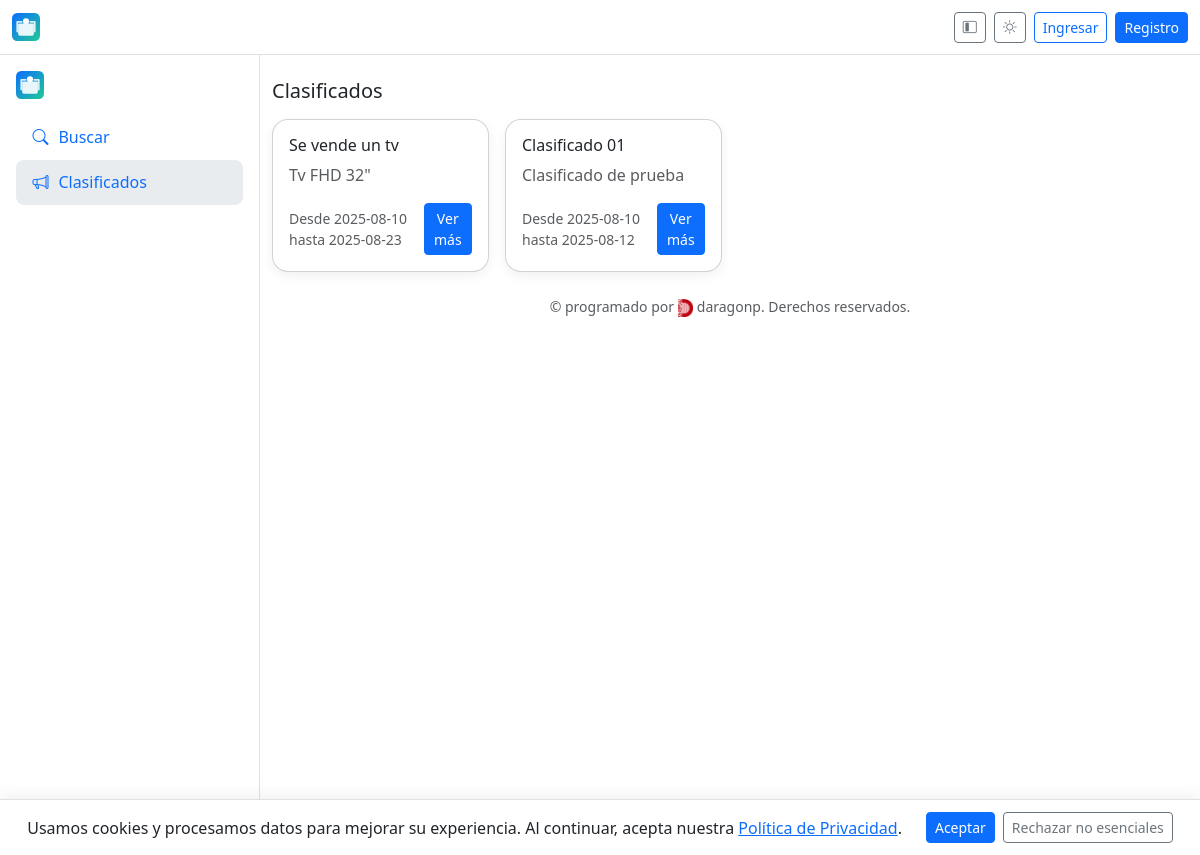
The page /clasificados/ on the database its author committed.
### app/models.py (models this page shows, shortened)
class Classified(db.Model):
    __tablename__ = "classified"
    id = db.Column(db.Integer, primary_key=True)
    title = db.Column(db.String(200), nullable=False)
    description = db.Column(db.Text)
    start_date = db.Column(db.Date)
    end_date = db.Column(db.Date)
    owner_id = db.Column(db.Integer, db.ForeignKey("user.id"), nullable=False)
    status = db.Column(db.String(20), default=ServiceStatus.PENDING.value)
    is_active = db.Column(db.Boolean, default=False)
    is_deleted = db.Column(db.Boolean, default=False)
    created_at = db.Column(db.DateTime, default=datetime.utcnow)
    approved_by = db.Column(db.Integer, db.ForeignKey("user.id"))
    approved_at = db.Column(db.DateTime)
    rejected_by = db.Column(db.Integer, db.ForeignKey("user.id"))
    rejected_at = db.Column(db.DateTime)

### app/main.py (the view)
@main_bp.route("/clasificados/")
def classifieds_public():
    today = date.today()
    q = Classified.query.filter(
        Classified.is_deleted == False,
        Classified.is_active == True,
        Classified.status == ServiceStatus.APPROVED.value,
        and_(
            (Classified.start_date == None) | (Classified.start_date <= today),
            (Classified.end_date == None) | (Classified.end_date >= today),
        )
    ).order_by(Classified.start_date.desc().nullslast(), Classified.created_at.desc())
    items = q.limit(50).all()
    return render_template("public/classifieds_cards.html", items=items)

### app/templates/public/classifieds_cards.html (shortened to what this page needs)
{% extends "base.html" %}
{% block content %}
<div class="container-fluid px-0">
  <div class="d-flex justify-content-between align-items-center mb-3">
    <h1 class="h5 m-0">Clasificados</h1>
  </div>
  {% if items|length == 0 %}
    <div class="alert alert-info">
      No hay clasificados publicados en este momento.
    </div>
  {% else %}
    <div class="row g-3">
      {% for c in items %}
        <div class="col-12 col-sm-6 col-lg-4 col-xl-3">
          <div class="card h-100 card-shadow">
            <div class="card-body d-flex flex-column">
              <h2 class="h6 card-title text-truncate" title="{{ c.title }}">{{ c.title }}</h2>
              {% if c.description %}
                <p class="card-text text-body-secondary" style="display:-webkit-box;-webkit-line-clamp:3;-webkit-box-orient:vertical;overflow:hidden;">
                  {{ c.description }}
                </p>
              {% endif %}
              <div class="mt-auto d-flex justify-content-between align-items-center">
                {% if c.start_date or c.end_date %}
                  <small class="text-body-secondary">
                    {% if c.start_date %}Desde {{ c.start_date.strftime('%Y-%m-%d') }}{% endif %}
                    {% if c.end_date %} hasta {{ c.end_date.strftime('%Y-%m-%d') }}{% endif %}
                  </small>
                {% else %}
                  <small class="text-body-secondary">&nbsp;</small>
                {% endif %}
                <a class="btn btn-sm btn-primary" href="{{ url_for('classifieds.detail', cid=c.id) }}">Ver más</a>
              </div>
            </div>
          </div>
        </div>
      {% endfor %}
    </div>
  {% endif %}
</div>
{% endblock %}

### app/static/css/style.css (style rules this page uses)
.card-shadow { box-shadow: 0 10px 20px rgba(0,0,0,.05); border-radius:1rem; }
.text-truncate { white-space: nowrap; overflow: hidden; text-overflow: ellipsis; }

### app/templates/base.html (style rules this page uses)
.card-shadow { box-shadow: 0 0.25rem 0.75rem rgba(0,0,0,.06); }

### rows shown on the page
Classified: title "Se vende un tv", description "Tv FHD 32\"", start_date "2025-08-10", end_date "2025-08-23"
Classified: title "Clasificado 01", description "Clasificado de prueba", start_date "2025-08-10", end_date "2025-08-12"
